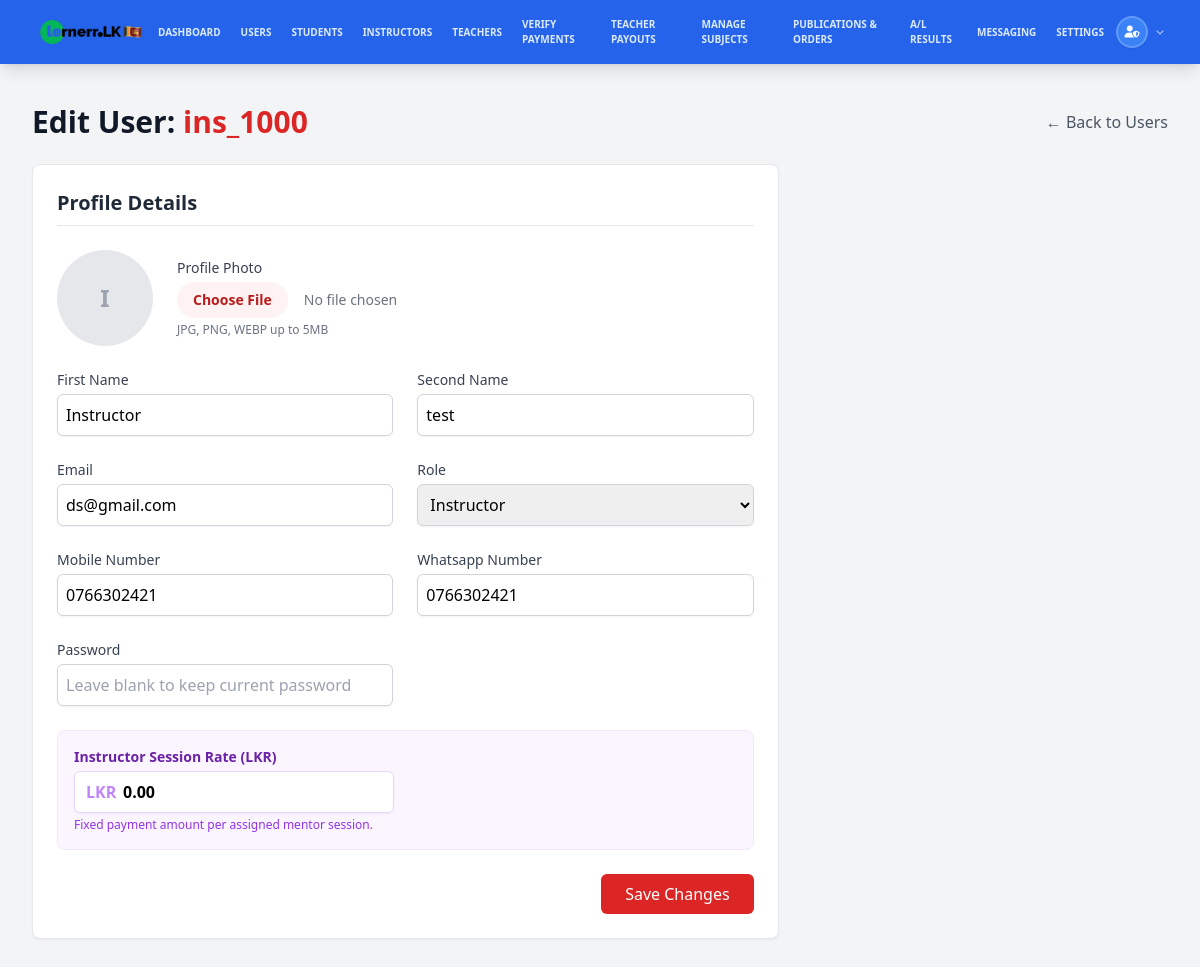
The page /admin/edit_user.php?user_id=ins_1000 (signed in) on the database its author committed.
### tables this page shows
CREATE TABLE `users` (
  `user_id` varchar(20) NOT NULL COMMENT 'Unique user ID (e.g., stu_0001, tea_1000, adm_1000)',
  `email` varchar(255) DEFAULT NULL,
  `password` varchar(255) NOT NULL COMMENT 'Hashed password',
  `role` enum('student','teacher','instructor','admin') NOT NULL DEFAULT 'student' COMMENT 'User role: student, teacher, instructor, admin',
  `first_name` varchar(100) DEFAULT NULL COMMENT 'First name',
  `second_name` varchar(100) DEFAULT NULL COMMENT 'Last name',
  `dob` date DEFAULT NULL COMMENT 'Date of birth',
  `school_name` varchar(200) DEFAULT NULL COMMENT 'School name',
  `exam_year` int(4) DEFAULT NULL COMMENT 'Exam year (e.g., 2024)',
  `closest_town` varchar(100) DEFAULT NULL COMMENT 'Closest town',
  `district` varchar(100) DEFAULT NULL COMMENT 'District',
  `address` text DEFAULT NULL COMMENT 'Full address',
  `nic_no` varchar(20) DEFAULT NULL COMMENT 'NIC number',
  `mobile_number` varchar(20) DEFAULT NULL COMMENT 'Mobile phone number',
  `whatsapp_number` varchar(20) DEFAULT NULL COMMENT 'WhatsApp number',
  `gender` enum('male','female') DEFAULT NULL COMMENT 'Gender',
  `profile_picture` varchar(255) DEFAULT NULL COMMENT 'Path to profile picture',
  `registering_date` date NOT NULL COMMENT 'Date of registration',
  `status` tinyint(1) NOT NULL DEFAULT 1 COMMENT 'Account status: 1=active, 0=inactive',
  `approved` tinyint(1) NOT NULL DEFAULT 0 COMMENT 'Approval status: 1=approved, 0=not approved',
  `al_details_requested` tinyint(1) DEFAULT 0,
  `verification_method` varchar(20) DEFAULT 'none' COMMENT 'Verification method: nic, mobile, none',
  `created_at` timestamp NOT NULL DEFAULT current_timestamp() COMMENT 'Record creation timestamp',
  `updated_at` timestamp NOT NULL DEFAULT current_timestamp() ON UPDATE current_timestamp() COMMENT 'Record update timestamp',
  `session_token` varchar(64) DEFAULT NULL COMMENT 'Session token for single login',
  `session_created_at` datetime DEFAULT NULL COMMENT 'Session creation timestamp',
  `commission_rate` decimal(5,2) DEFAULT 75.00,
  `requested_commission_rate` decimal(5,2) DEFAULT 75.00,
  `rating` decimal(3,2) DEFAULT 0.00,
  `hourly_rate` decimal(10,2) DEFAULT 0.00,
  `rating_count` int(11) DEFAULT 0,
  `total_rating` decimal(12,2) DEFAULT 0.00
);

### admin/edit_user.php (the view, shortened to what this page needs)
<?php
require_once '../config.php';
$user_id = $_GET['user_id'] ?? '';
$stmt = $conn->prepare("SELECT * FROM users WHERE user_id = ?");
$stmt->bind_param("s", $user_id);
$stmt->execute();
$user = $stmt->get_result()->fetch_assoc();
?>
<!DOCTYPE html>
<html lang="en">
<head>
    <script src="https://cdn.tailwindcss.com"></script>
</head>
<body class="bg-gray-100">
    <?php include 'header.php'; ?>
    <div class="max-w-7xl mx-auto py-10 px-4 sm:px-6 lg:px-8">
        <div class="mb-6 flex items-center justify-between">
            <h1 class="text-3xl font-bold text-gray-900">Edit User: <span class="text-red-600"><?php echo htmlspecialchars($user['user_id']); ?></span></h1>
            <a href="users.php" class="text-gray-600 hover:text-gray-900">&larr; Back to Users</a>
        </div>
        <div class="grid grid-cols-1 lg:grid-cols-3 gap-8">
            <div class="lg:col-span-2 space-y-8">
                <div class="bg-white rounded-lg shadow-sm border border-gray-200 p-6">
                    <h2 class="text-xl font-bold text-gray-800 mb-6 border-b pb-2">Profile Details</h2>
                    <form method="POST" enctype="multipart/form-data">
                        <div class="mb-6 flex items-center space-x-6">
                            <div class="shrink-0">
                                <?php if (!empty($user['profile_picture'])): ?>
                                    <img class="h-24 w-24 object-cover rounded-full border-2 border-gray-200" src="../<?php echo htmlspecialchars($user['profile_picture']); ?>" alt="Current profile photo" />
                                <?php else: ?>
                                    <div class="h-24 w-24 rounded-full bg-gray-200 flex items-center justify-center text-gray-400 text-2xl font-bold">
                                        <?php echo strtoupper(substr($user['first_name'] ?: $user['user_id'], 0, 1)); ?>
                                    </div>
                                <?php endif; ?>
                            </div>
                            <div>
                                <label class="block text-sm font-medium text-gray-700">Profile Photo</label>
                                <div class="mt-1 flex items-center">
                                    <input type="file" name="profile_picture" accept="image/*" class="block w-full text-sm text-gray-500 file:mr-4 file:py-2 file:px-4 file:rounded-full file:border-0 file:text-sm file:font-semibold file:bg-red-50 file:text-red-700 hover:file:bg-red-100">
                                </div>
                                <p class="mt-1 text-xs text-gray-500">JPG, PNG, WEBP up to 5MB</p>
                            </div>
                        </div>
                        <div class="grid grid-cols-1 md:grid-cols-2 gap-6 mb-6">
                            <div>
                                <label class="block text-sm font-medium text-gray-700 mb-1">First Name</label>
                                <input type="text" name="first_name" value="<?php echo htmlspecialchars($user['first_name'] ?? ''); ?>" class="w-full border-gray-300 rounded-md shadow-sm focus:border-red-500 focus:ring-red-500 p-2 border">
                            </div>
                            <div>
                                <label class="block text-sm font-medium text-gray-700 mb-1">Second Name</label>
                                <input type="text" name="second_name" value="<?php echo htmlspecialchars($user['second_name'] ?? ''); ?>" class="w-full border-gray-300 rounded-md shadow-sm focus:border-red-500 focus:ring-red-500 p-2 border">
                            </div>
                            <div>
                                <label class="block text-sm font-medium text-gray-700 mb-1">Email</label>
                                <input type="email" name="email" value="<?php echo htmlspecialchars($user['email'] ?? ''); ?>" class="w-full border-gray-300 rounded-md shadow-sm focus:border-red-500 focus:ring-red-500 p-2 border">
                            </div>
                            <div>
                                <label class="block text-sm font-medium text-gray-700 mb-1">Role</label>
                                <select name="role" class="w-full border-gray-300 rounded-md shadow-sm focus:border-red-500 focus:ring-red-500 p-2 border">
                                    <option value="instructor" <?php echo $user['role']=='instructor'?'selected':''; ?>>Instructor</option>
                                </select>
                            </div>
                            <div>
                                <label class="block text-sm font-medium text-gray-700 mb-1">Mobile Number</label>
                                <input type="text" name="mobile_number" value="<?php echo htmlspecialchars($user['mobile_number'] ?? ''); ?>" class="w-full border-gray-300 rounded-md shadow-sm focus:border-red-500 focus:ring-red-500 p-2 border">
                            </div>
                            <div>
                                <label class="block text-sm font-medium text-gray-700 mb-1">Whatsapp Number</label>
                                <input type="text" name="whatsapp_number" value="<?php echo htmlspecialchars($user['whatsapp_number'] ?? ''); ?>" class="w-full border-gray-300 rounded-md shadow-sm focus:border-red-500 focus:ring-red-500 p-2 border">
                            </div>
                            <div>
                                <label class="block text-sm font-medium text-gray-700 mb-1">Password</label>
                                <input type="password" name="password" placeholder="Leave blank to keep current password" class="w-full border-gray-300 rounded-md shadow-sm focus:border-red-500 focus:ring-red-500 p-2 border">
                            </div>
                            <?php if ($user['role'] === 'instructor'): ?>
                            <div class="md:col-span-2 bg-purple-50 p-4 rounded-lg border border-purple-100">
                                <label class="block text-sm font-bold text-purple-800 mb-1">Instructor Session Rate (LKR)</label>
                                <div class="relative max-w-xs">
                                    <span class="absolute left-3 top-1/2 -translate-y-1/2 text-purple-400 font-bold">LKR</span>
                                    <input type="number" name="hourly_rate" step="0.01" value="<?php echo htmlspecialchars($user['hourly_rate'] ?? '0.00'); ?>" class="w-full border-purple-200 rounded-md shadow-sm focus:border-purple-500 focus:ring-purple-500 p-2 border pl-12 font-bold">
                                </div>
                                <p class="text-xs text-purple-600 mt-1">Fixed payment amount per assigned mentor session.</p>
                            </div>
                            <?php endif; ?>
                        </div>
                        <div class="flex justify-end">
                            <button type="submit" class="bg-red-600 text-white px-6 py-2 rounded-md hover:bg-red-700 font-medium transition-colors">
                                Save Changes
                            </button>
                        </div>
                    </form>
                </div>
            </div>
        </div>
    </div>
</body>
</html>

### rows shown on the page
users: user_id "ins_1000", first_name "I", first_name "Instructor", second_name "test", email "ds@gmail.com", role "Instructor", mobile_number "0766302421", whatsapp_number "0766302421", hourly_rate "0.00"
